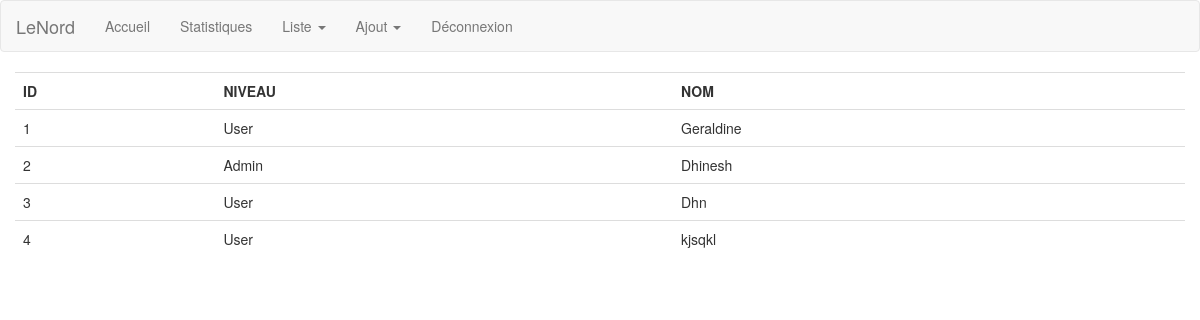
Page /personneList.php (signed in) on the committed database.
### tables this page shows
CREATE TABLE `user` (
  `id` int(11) NOT NULL,
  `utilisateur` text NOT NULL,
  `nom` text NOT NULL,
  `mdp` text NOT NULL
);

### manager.php (called while the page is built, shortened)
<?php
require_once 'connexion.php';
function getAllPersonne(){
  global $pdo;
  $requete = 'SELECT *  FROM user ' ;
  $prep = $pdo->prepare($requete);
  $prep->execute();
  return $prep->fetchAll();
}
?>

### personneList.php (the view, shortened to what this page needs)
<?php
require_once 'manager.php';
require_once 'header.php';
    ?>
<!DOCTYPE html>
<html>
<head>
</head>
<body>
	<div class="container">
		<div class="row">
			<div class="col">
				<table class="table">
  <th>ID</th>
  <th>NIVEAU</th>
  <th>NOM</th>
  <tr >
  	<?php
  	 $personnes = getAllPersonne();
  	 foreach ($personnes as $personne ) :?>
<td ><?php echo $personne->id; ?></</td>
<td ><?php echo $personne->utilisateur; ?></</td>
<td ><?php echo $personne->nom; ?></</td>
</tr>
      <?php   endforeach ?>
  </table>
			</div>
		</div>
	</div>
</body>
</html>

### css/style.css (style rules this page uses)
body { min-width:200px; margin: 0 auto; font-family: 'Raleway', sans-serif; background-color: white; background-size: cover; background-attachment:fixed; }

### rows in the picture
user: id "1", utilisateur "User", nom "Geraldine"
user: id "2", utilisateur "Admin", nom "Dhinesh"
user: id "3", utilisateur "User", nom "Dhn"
user: id "4", utilisateur "User", nom "kjsqkl"
